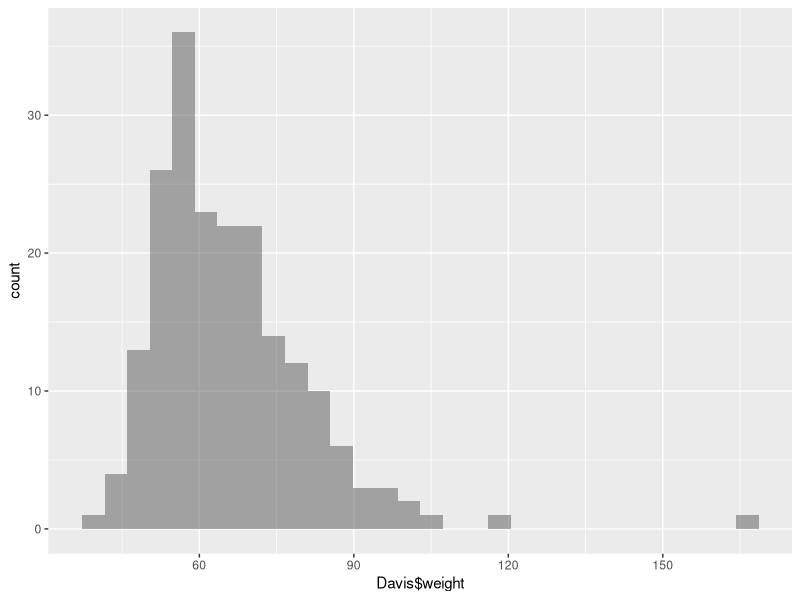
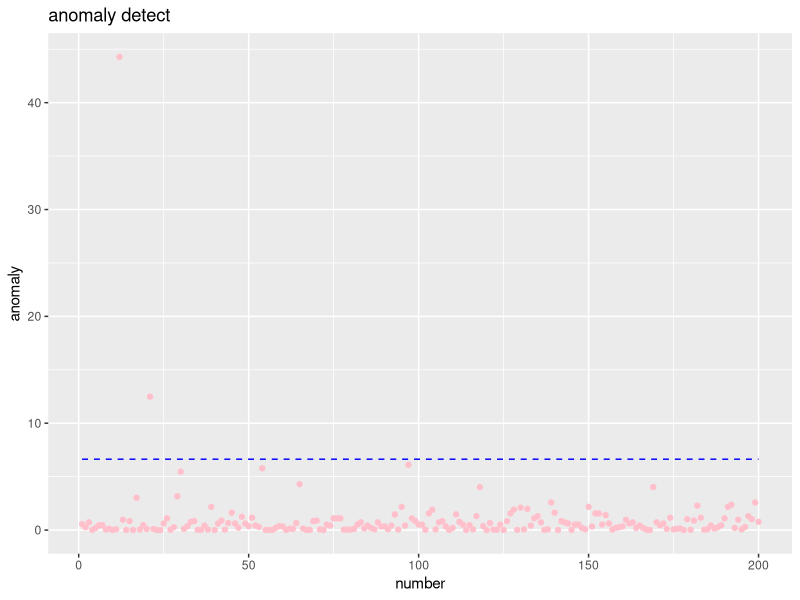

These figures' R source, in order:
library(ggplot2)
library(car)

head(Davis)

ggplot(Davis, aes(Davis$weight)) + geom_histogram(alpha=0.5)
mu = mean(Davis$weight)
mu
s2 = mean((Davis$weight-mu)^2)
s2
var(Davis$weight)
summary(Davis)

a = (Davis$weight-mu)^2/s2
a

th = qchisq(0.99, 1)
th

ad = data.frame(a)
p = ggplot(ad, aes(1:200, ad$a)) + geom_point(colour="pink") + labs(title="anomaly detect", x="number", y="anomaly")
l = geom_line(aes(1:200, th), linetype="dashed", colour="blue")
p + l
